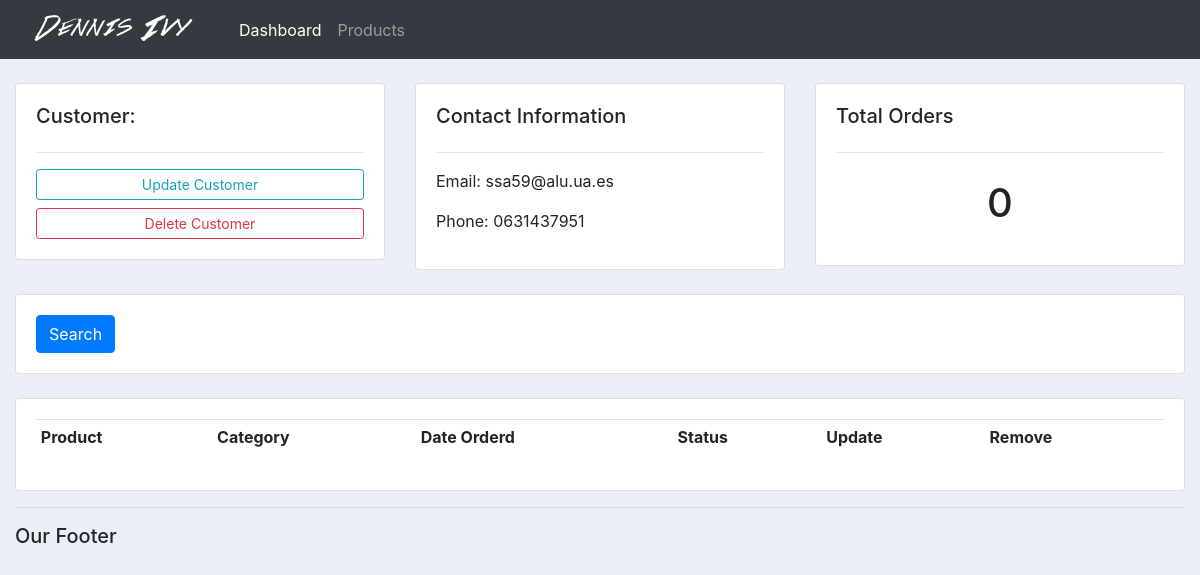
The app's page /customer/1/, older data.
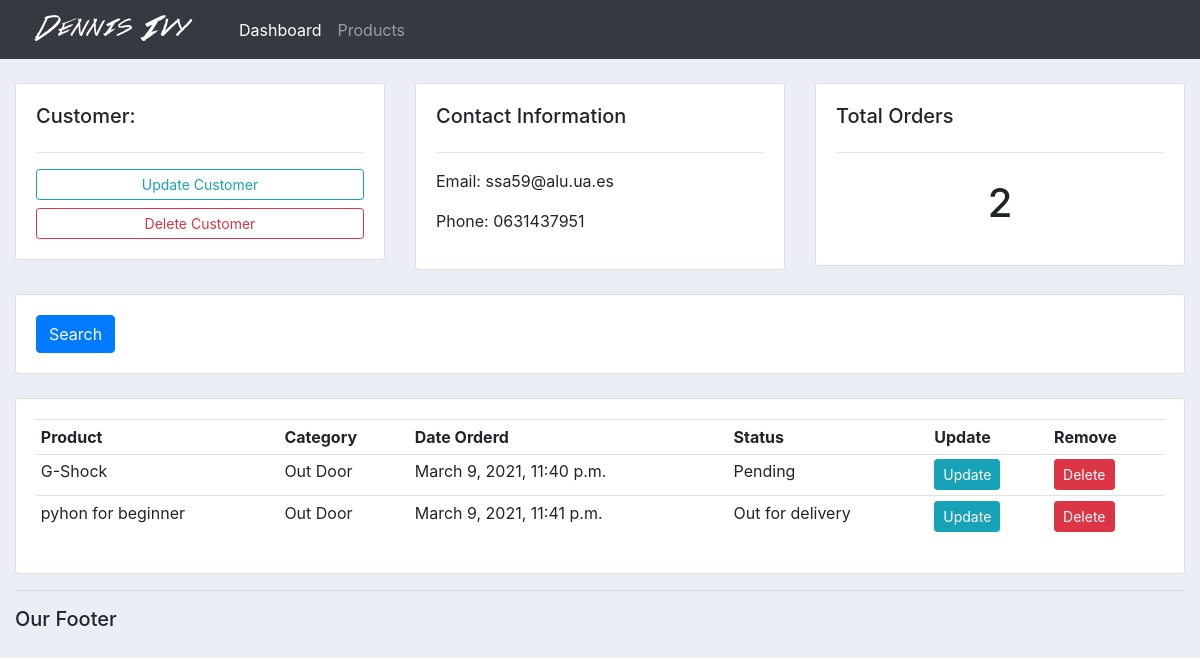
The same page, newer data.
### accounts/models.py (models this page shows, shortened)
class Customer(models.Model):
    name = models.CharField(max_length=200, null=True)
    phone = models.CharField(max_length=200, null=True)
    email = models.CharField(max_length=200, null=True)
    date_created = models.DateTimeField(auto_now_add=True, null=True)

class Order(models.Model):
    STATUS = (
        ('Pending', 'Pending'),
        ('Out for delivery', 'Out for delivery'),
        ('Delivered', 'Delivered'),
    )
    customer = models.ForeignKey(Customer, null=True, on_delete=models.SET_NULL)
    product = models.ForeignKey(Product, null=True, on_delete=models.SET_NULL)
    date_created = models.DateTimeField(auto_now_add=True, null=True)
    status = models.CharField(max_length=200, null=True, choices=STATUS)

class Product(models.Model):
    CATEGORY = (
        ('Indoor', 'Indoor'),
        ('Out Door', 'Out Door'),
    )
    name = models.CharField(max_length=200, null=True)
    price = models.FloatField(null=True)
    category = models.CharField(max_length=200, null=True, choices=CATEGORY)
    description = models.CharField(max_length=200, null=True, blank=True)
    date_created = models.DateTimeField(auto_now_add=True, null=True)
    tags = models.ManyToManyField(Tag)

### accounts/views.py (the view)
# urls.py: path('customer/<str:pk_test>/', views.customer, name='customer'),
def customer(request, pk_test):
    customer = Customer.objects.get(id=pk_test)
    orders = customer.order_set.all()
    order_count = orders.count()
    context = {
        'customer': customer,
        'orders': orders,
        'total_orders': order_count
    }
    return render(request, 'accounts/customer.html', context)

### accounts/templates/accounts/customer.html
{% extends 'accounts/main.html' %}
{% block content %}
    	<br>
        <div class="row">
            <div class="col-md">
                <div class="card card-body">
                    <h5>Customer:</h5>
                    <hr>
                    <a class="btn btn-outline-info  btn-sm btn-block" href="">Update Customer</a>
                    <a class="btn btn-outline-danger  btn-sm btn-block" href="">Delete Customer</a>
                </div>
            </div>
            <div class="col-md">
                <div class="card card-body">
                    <h5>Contact Information</h5>
                    <hr>
                    <p>Email: {{customer.email}} </p>
                    <p>Phone: {{customer.phone}}  </p>
                </div>
            </div>
            <div class="col-md">
                <div class="card card-body">
                    <h5>Total Orders</h5>
                    <hr>
                    <h1 style="text-align: center;padding: 10px">{{total_orders}}</h1>
                </div>
            </div>
        </div>
        <br>
        <div class="row">
            <div class="col">
                <div class="card card-body">
                    <form method="get">
                    <button class="btn btn-primary" type="submit">Search</button>
                  </form>
                </div>
            </div>
        </div>
        <br>
        <div class="row">
            <div class="col-md">
                <div class="card card-body">
                    <table class="table table-sm">
                        <tr>
                            <th>Product</th>
                            <th>Category</th>
                            <th>Date Orderd</th>
                            <th>Status</th>
                            <th>Update</th>
                            <th>Remove</th>
                        </tr>
                        {%for order in orders %}
                        <tr>
                            <td>{{order.product.name}}</td>
                            <td>{{order.product.category}}</td>
                            <td>{{order.date_created}}</td>
                            <td>{{order.status}}</td>
					<td><a class="btn btn-sm btn-info" href="{% url 'update_order' order.id %}">Update</a></td>
					<td><a class="btn btn-sm btn-danger" href="{% url 'delete_order' order.id %}">Delete</a></td>
                        </tr>
                        {% endfor %}
                    </table>
                </div>
            </div>
        </div>
{% endblock %}

### accounts/templates/accounts/main.html (shortened to what this page needs)
{% load static %}
<!DOCTYPE html>
<html>
<head>
    <link rel="stylesheet" href="https://maxcdn.bootstrapcdn.com/bootstrap/4.0.0/css/bootstrap.min.css">
    <link rel="stylesheet" href="{% static '/css/main.css' %}">
</head>
<body>
    {% include 'accounts/navbar.html' %}
    <div class="container-fluid">
    {% block content %}
    {% endblock %}
    <hr>
    <h5> Our Footer </h5>
</body>
</html>

### accounts/templates/accounts/navbar.html (shortened to what this page needs)
{% load static %}
<nav class="navbar navbar-expand-lg navbar-dark bg-dark">
  <img src="{% static 'images/logo.png' %}" alt="logo">
  <div class="collapse navbar-collapse" id="navbarNav">
    <ul class="navbar-nav">
      <li class="nav-item active">
        <a class="nav-link" href="{% url 'home' %}">Dashboard <span class="sr-only">(current)</span></a>
      </li>
      <li class="nav-item">
    <a class="nav-link" href="{% url 'products' %}">Products</a>
      </li>
    </ul>
  </div>
</nav>

### static/css/main.css (style rules this page uses)
body { background-color: #ebeff5; }

Row changes from the older to the newer data that the page shows:
added Order: product.name "G-Shock", product.category "Out Door", date_created "March 9, 2021, 11:40 p.m.", status "Pending"
added Order: product.name "pyhon for beginner", product.category "Out Door", date_created "March 9, 2021, 11:41 p.m.", status "Out for delivery"
Text that changed along with them:
{{ total_orders }}: "0" → "2"
